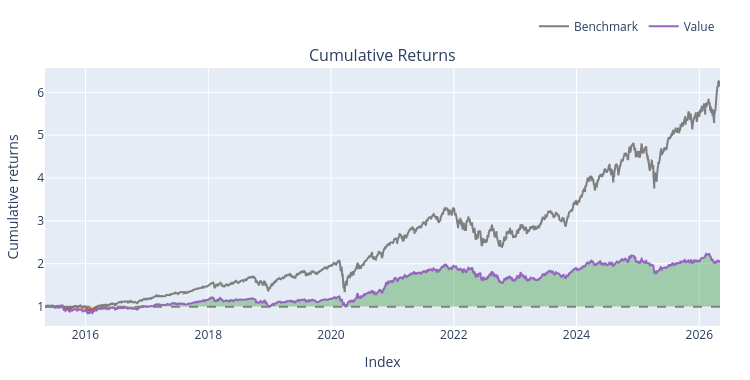

The notebook cell this image was saved under:
### Markdown cell above
### Paired with volatility based measure

### Code cell
entries = ((close_df >= donchian_middle_df) & (close_df >= middle_df)).shift(1).fillna(False).astype(bool)
exits = ((close_df < donchian_middle_df) | (close_df < middle_df)).shift(1).fillna(False).astype(bool)


backtest1 = vbt.Portfolio.from_signals(
    close=close_df,
    open = open_df,
    high = high_df,
    low = low_df,
    entries=entries,
    exits=exits,
    init_cash=100_000.0,
    size=0.1,                         
    size_type='percent',
    cash_sharing=True,                 
    group_by=True,                     
    freq='1D',
    fees=0.001,
    sl_stop = 0.10,
       
)


print(backtest1.stats())
backtest1.plot().show()

### Figure 1 — Plotly figure (JSON) as saved in the notebook; plotly's stock layout.template omitted (floating-point values rounded to 4 significant figures; data arrays with more than 128 entries replaced by an {"elided": "..."} marker saying what was removed)
{"data": [{"legendgroup": "0", "line": {"color": "#7f7f7f"}, "name": "Benchmark", "showlegend": true, "type": "scatter", "uid": "6e176b72-abe7-4524-abb5-e01b84d531aa", "x": {"elided": "2766 str values"}, "xaxis": "x", "y": {"elided": "2766 float values"}, "yaxis": "y"}, {"hoverinfo": "skip", "legendgroup": "1", "line": {"color": "rgba(0, 0, 0, 0)", "width": 0}, "opacity": 0, "showlegend": false, "type": "scatter", "uid": "7b164831-f3f3-42b1-8e4f-82d39224d8cf", "x": {"elided": "2766 str values"}, "xaxis": "x", "y": {"elided": "2766 int values"}, "yaxis": "y"}, {"connectgaps": false, "fill": "tonexty", "fillcolor": "rgba(0, 128, 0, 0.3)", "hoverinfo": "skip", "legendgroup": "1", "line": {"color": "rgba(0, 0, 0, 0)", "width": 0}, "opacity": 0, "showlegend": false, "type": "scatter", "uid": "c9523cb4-20bb-4b0a-b2f2-a688567c5760", "x": {"elided": "2766 str values"}, "xaxis": "x", "y": {"elided": "2766 float values"}, "yaxis": "y"}, {"hoverinfo": "skip", "legendgroup": "1", "line": {"color": "rgba(0, 0, 0, 0)", "width": 0}, "opacity": 0, "showlegend": false, "type": "scatter", "uid": "e4a815c3-cd05-4e9d-b560-e8913e415b57", "x": {"elided": "2766 str values"}, "xaxis": "x", "y": {"elided": "2766 int values"}, "yaxis": "y"}, {"connectgaps": false, "fill": "tonexty", "fillcolor": "rgba(255, 0, 0, 0.3)", "hoverinfo": "skip", "legendgroup": "1", "line": {"color": "rgba(0, 0, 0, 0)", "width": 0}, "opacity": 0, "showlegend": false, "type": "scatter", "uid": "8c4b8fe9-b1e8-4d55-ac37-d6a1da9d82ef", "x": {"elided": "2766 str values"}, "xaxis": "x", "y": {"elided": "2766 float values"}, "yaxis": "y"}, {"legendgroup": "2", "line": {"color": "#9467bd"}, "name": "Value", "showlegend": true, "type": "scatter", "uid": "e61df8cf-40f9-419a-90d9-e954d933996f", "x": {"elided": "2766 str values"}, "xaxis": "x", "y": {"elided": "2766 float values"}, "yaxis": "y"}, {"hoverinfo": "skip", "legendgroup": "1", "line": {"color": "rgba(0, 0, 0, 0)", "width": 0}, "opacity": 0, "showlegend": false, "type": "scatter", "uid": "4239406f-46c9-41d0-89ac-26a2ad3a7172", "x": {"elided": "2766 str values"}, "xaxis": "x", "y": {"elided": "2766 int values"}, "yaxis": "y"}], "layout": {"annotations": [{"font": {"size": 16}, "showarrow": false, "text": "Cumulative Returns", "x": 0.5, "xanchor": "center", "xref": "paper", "y": 1, "yanchor": "bottom", "yref": "paper"}], "height": 380, "legend": {"orientation": "h", "traceorder": "normal", "x": 1, "xanchor": "right", "y": 1.105, "yanchor": "bottom"}, "margin": {"b": 30, "l": 30, "r": 30, "t": 30}, "shapes": [{"line": {"color": "gray", "dash": "dash"}, "type": "line", "x0": 0, "x1": 1, "xref": "paper", "y0": 1, "y1": 1, "yref": "y"}], "showlegend": true, "width": 750, "xaxis": {"anchor": "y", "domain": [0, 1], "title": {"text": "Index"}}, "yaxis": {"anchor": "x", "domain": [0, 1], "title": {"text": "Cumulative returns"}}}}
